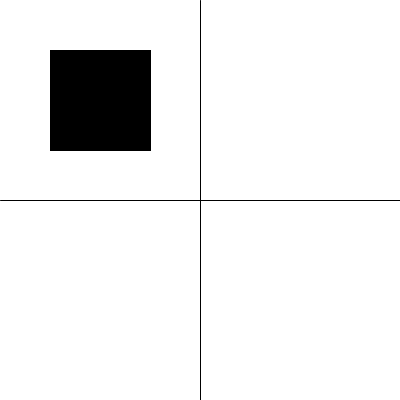
Frame 1 (no input)
Frame 60 (the mouse pressed at the canvas centre just before this capture): identical to frame 1, image omitted
Frame 120 (the mouse held since frame 60 and released just before this capture): blank canvas, image omitted

The Processing sketch that drew this single still picture (run headless with seeded random() and noise(); from frame 60 on, the mouse is pressed at the canvas centre):

// Processing sketch: processing_49494
// ── processing_49494.pde

int x = 200;
int y = 200;
int w = 200;
int h = 200;

void setup (){
 size (400, 400);
  smooth ();
  background (255);
 rectMode (CENTER);
 
}


void draw (){
background (255);
 line (200, 0, 200, 400); 
 line (0, 200, 400, 200);
 
 if ((mouseX<x) && (mouseY<y)) {
   
 fill (0);
 rect (x/2, y/2, w/2, h/2);
 
} else if ((mouseX > x) && (mouseY < y )){
  
  fill (0);
  rect (300, 100, 100, 100);
  
} else if ((mouseX < x ) && (mouseY > y)) {
  fill (0);
  rect (100, 300, 100, 100);
}

else if ((mouseX > x) && (mouseY > y)){
 fill (0);
rect (300, 300, 100, 100); 
}

else {
 background (255);
 
}
}
